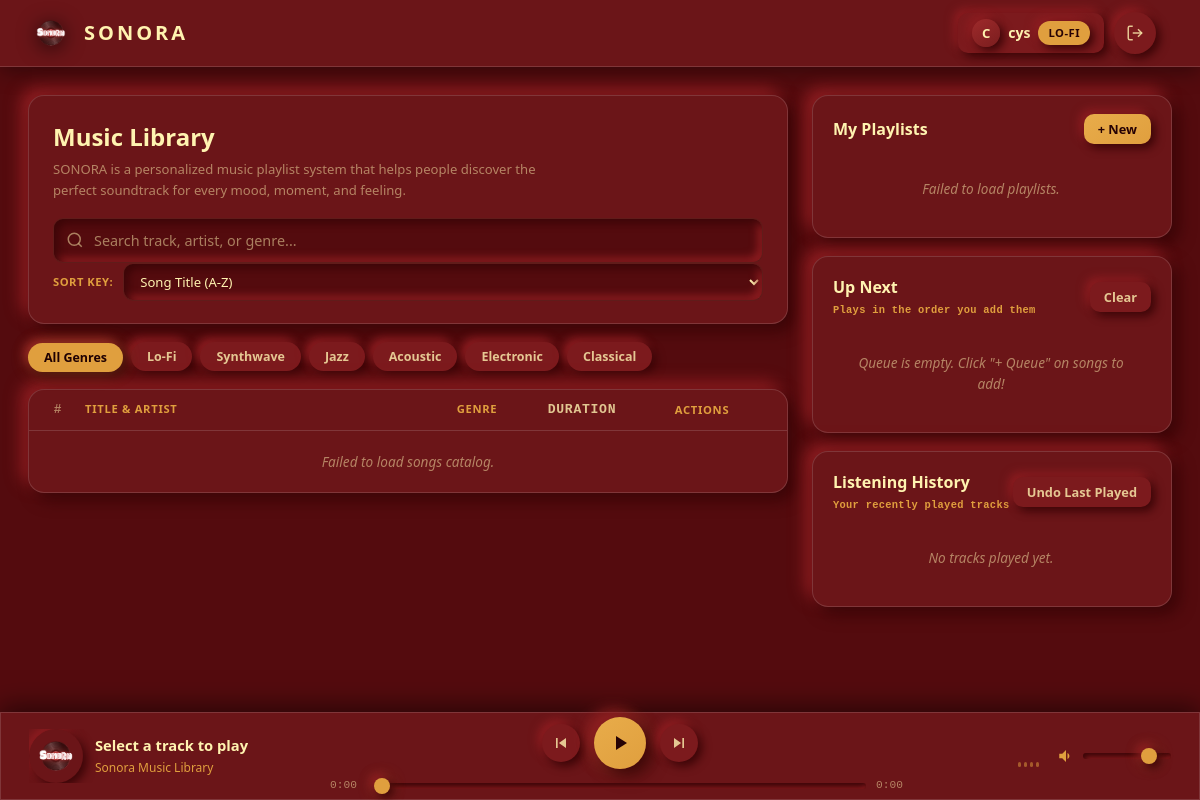
/dashboard (signed in), run on the app's committed database.
### tables this page shows
CREATE TABLE users (
            id INTEGER PRIMARY KEY AUTOINCREMENT,
            username TEXT UNIQUE NOT NULL,
            email TEXT UNIQUE NOT NULL,
            password_hash TEXT NOT NULL,
            role TEXT NOT NULL DEFAULT 'user',
            bio TEXT DEFAULT '',
            favorite_genre TEXT DEFAULT 'Lo-Fi',
            created_at TIMESTAMP DEFAULT CURRENT_TIMESTAMP
        );

### app.py (the view)
@app.route('/dashboard')
@login_required
def user_dashboard_page():
    user = database.get_user_by_id(session['user_id'])
    return render_template('user_dashboard.html', user=user)

### app.py (called while the page is built)
def login_required(f):
    @wraps(f)
    def decorated_function(*args, **kwargs):
        if 'user_id' not in session:
            return redirect(url_for('auth_page'))
        return f(*args, **kwargs)
    return decorated_function

### database.py (called while the page is built)
def get_db_connection() -> sqlite3.Connection:
    conn = sqlite3.connect(DB_PATH)
    conn.row_factory = sqlite3.Row
    conn.execute("PRAGMA foreign_keys = ON")
    return conn

def get_user_by_id(user_id: int) -> Optional[Dict[str, Any]]:
    conn = get_db_connection()
    user = conn.execute("SELECT id, username, email, role, bio, favorite_genre, created_at FROM users WHERE id = ?", (user_id,)).fetchone()
    conn.close()
    return dict(user) if user else None

### templates/user_dashboard.html (shortened to what this page needs)
<!DOCTYPE html>
<html lang="en">
<head>
  <link rel="stylesheet" href="{{ url_for('static', filename='css/neumorphism.css') }}">
  <link rel="stylesheet" href="{{ url_for('static', filename='css/user_dashboard.css') }}">
</head>
<body>
  <header class="app-navbar">
    <div class="nav-container">
      <div class="nav-brand" id="navLogoBtn" tabindex="0">
        <img src="{{ url_for('static', filename='images/sonora.png') }}" alt="Sonora Logo" class="nav-logo-img">
        <div class="brand-text">
          <span class="brand-name">SONORA</span>
        </div>
      </div>
      <div class="nav-user-actions">
        <a href="/settings" class="user-pill neu-btn" title="Edit Profile &amp; Settings">
          <span class="user-avatar-circle">{{ user.username[0]|upper }}</span>
          <span class="user-name">{{ user.username }}</span>
          <span class="neu-badge neu-badge-amber">{{ user.favorite_genre }}</span>
        </a>
        <a href="/logout" class="neu-btn neu-btn-icon" title="Sign Out">
          <svg viewBox="0 0 24 24" width="18" height="18" stroke="currentColor" fill="none" stroke-width="2">
            <path d="M9 21H5a2 2 0 0 1-2-2V5a2 2 0 0 1 2-2h4"/>
            <polyline points="16 17 21 12 16 7"/>
            <line x1="21" y1="12" x2="9" y2="12"/>
          </svg>
        </a>
      </div>
    </div>
  </header>
  <main class="main-dashboard container">
    <section class="catalog-section" id="catalogSection">
      <div class="dsa-control-panel neu-card">
        <div class="dsa-panel-header">
          <div class="header-left">
            <h2>Music Library</h2>
            <p class="subtitle">SONORA is a personalized music playlist system that helps people discover the<br>perfect soundtrack for every mood, moment, and feeling.</p>
          </div>
        </div>
        <div class="dsa-filters-grid">
          <div class="search-box">
            <div class="input-with-icon">
              <input type="text" id="searchInput" class="neu-input" placeholder="Search track, artist, or genre...">
            </div>
          </div>
          <div class="sort-box">
            <div class="filter-row">
              <label class="filter-label">Sort Key:</label>
              <select id="sortKeySelect" class="neu-select select-compact">
                <option value="title">Song Title (A-Z)</option>
              </select>
            </div>
          </div>
        </div>
      </div>
      <div class="genre-bar" id="genreBar">
        <button class="genre-pill neu-btn active" data-genre="all">All Genres</button>
        <button class="genre-pill neu-btn" data-genre="Lo-Fi">Lo-Fi</button>
        <button class="genre-pill neu-btn" data-genre="Synthwave">Synthwave</button>
        <button class="genre-pill neu-btn" data-genre="Jazz">Jazz</button>
        <button class="genre-pill neu-btn" data-genre="Acoustic">Acoustic</button>
        <button class="genre-pill neu-btn" data-genre="Electronic">Electronic</button>
        <button class="genre-pill neu-btn" data-genre="Classical">Classical</button>
      </div>
      <div class="songs-table-container neu-card">
        <div class="table-header-row">
          <span class="col-index">#</span>
          <span class="col-title">Title &amp; Artist</span>
          <span class="col-genre">Genre</span>
          <span class="col-duration">Duration</span>
          <span class="col-actions">Actions</span>
        </div>
        <div class="songs-list" id="songsListContainer">
        </div>
      </div>
    </section>
    <aside class="sidebar-section">
      <div class="sidebar-card neu-card">
        <div class="card-header-flex">
          <h3>My Playlists</h3>
          <button class="neu-btn neu-btn-amber btn-sm" id="btnOpenCreatePlaylistModal">+ New</button>
        </div>
        <div class="playlists-list" id="playlistsContainer">
        </div>
      </div>
      <div class="sidebar-card neu-card">
          <div class="card-header-flex">
            <div>
              <h3>Up Next</h3>
              <span class="card-sub-badge">Plays in the order you add them</span>
            </div>
            <button class="neu-btn btn-sm" id="btnClearQueue" title="Clear all queued songs">Clear</button>
          </div>
        <div class="queue-list" id="queueContainer">
          <div class="empty-note">Queue is empty. Click "+ Queue" on songs to add!</div>
        </div>
      </div>
      <div class="sidebar-card neu-card">
          <div class="card-header-flex">
            <div>
              <h3>Listening History</h3>
              <span class="card-sub-badge">Your recently played tracks</span>
            </div>
            <button class="neu-btn btn-sm" id="btnUndoStack" title="Undo / Remove last played track">Undo Last Played</button>
          </div>
        <div class="history-list" id="historyContainer">
          <div class="empty-note">No tracks played yet.</div>
        </div>
      </div>
    </aside>
  </main>
  <footer class="player-bar neu-card">
    <div class="player-container">
      <div class="player-song-info">
        <div class="player-cover-disc" id="playerCoverDisc">
          <img src="{{ url_for('static', filename='images/sonora.png') }}" alt="Sonora Disc" class="player-disc-img">
        </div>
        <div class="song-meta">
          <div class="song-meta-title" id="playerTitle">Select a track to play</div>
          <div class="song-meta-artist" id="playerArtist">Sonora Music Library</div>
        </div>
      </div>
      <div class="player-center">
        <div class="player-buttons">
          <button class="player-ctrl-btn neu-btn neu-btn-icon" id="btnPlayerPrev" title="Previous Song">
            <svg viewBox="0 0 24 24" width="20" height="20" fill="currentColor">
              <path d="M6 6h2v12H6zm3.5 6l8.5 6V6z"/>
            </svg>
          </button>
          <button class="player-play-btn neu-btn neu-btn-amber neu-btn-icon" id="btnPlayerPlay" title="Play / Pause">
            <svg id="playIconSvg" viewBox="0 0 24 24" width="24" height="24" fill="currentColor">
              <path d="M8 5v14l11-7z"/>
            </svg>
          </button>
          <button class="player-ctrl-btn neu-btn neu-btn-icon" id="btnPlayerNext" title="Next Song">
            <svg viewBox="0 0 24 24" width="20" height="20" fill="currentColor">
              <path d="M6 18l8.5-6L6 6v12zM16 6v12h2V6h-2z"/>
            </svg>
          </button>
        </div>
        <div class="player-scrubber-row">
          <span class="time-label" id="playerCurrentTime">0:00</span>
          <input type="range" class="neu-slider" id="playerProgress" min="0" max="100" value="0">
          <span class="time-label" id="playerTotalTime">0:00</span>
        </div>
      </div>
      <div class="player-right">
        <div class="sound-wave" id="soundWave">
          <span class="wave-bar"></span>
          <span class="wave-bar"></span>
          <span class="wave-bar"></span>
          <span class="wave-bar"></span>
        </div>
        <div class="volume-box">
          <svg viewBox="0 0 24 24" width="18" height="18" fill="currentColor">
            <path d="M3 9v6h4l5 5V4L7 9H3zm13.5 3c0-1.77-1.02-3.29-2.5-4.03v8.05c1.48-.73 2.5-2.25 2.5-4.02z"/>
          </svg>
          <input type="range" class="neu-slider volume-slider" id="playerVolume" min="0" max="100" value="80">
        </div>
      </div>
    </div>
  </footer>
</body>
</html>

### static/css/neumorphism.css (style rules this page uses)
:root { --bg: #540B0E; --surface: #6b1518; --surface-2: #7c1a1d; --surface-3: #8e2022; --burgundy: #540B0E; --rust: #9E2A2B; --amber: #E09F3E; --cream: #FFF3B0; --cream-70: rgba(255,243,176,.80); --cream-40: rgba(255,243,176,.50); --cream-15: rgba(255,255,255,.14); --shadow-dark: #3a0507; --shadow-light: #921e22; --neu-sm: 4px 4px 10px var(--shadow-dark), -4px -4px 10px var(--shadow-light); --neu-md: 7px 7px 16px var(--shadow-dark), -7px -7px 16px var(--shadow-light); --neu-lg: 11px 11px 24px var(--shadow-dark),-11px -11px 24px var(--shadow-light); --neu-in: inset 4px 4px 9px var(--shadow-dark), inset -4px -4px 9px var(--shadow-light); --neu-in-sm: inset 2px 2px 5px var(--shadow-dark), inset -2px -2px 5px var(--shadow-light); --amber-glow: 0 0 18px rgba(224,159,62,.28); --r-xs: 6px; --r-sm: 10px; --r-md: 16px; --r-lg: 22px; --r-xl: 30px; --r-full: 9999px; --font: 'Segoe UI', system-ui, -apple-system, sans-serif; --mono: 'Consolas', 'Fira Code', monospace; --t: all .22s cubic-bezier(.4,0,.2,1); --t-spring: transform .3s cubic-bezier(.34,1.56,.64,1); }
*, *::before, *::after { box-sizing: border-box; margin: 0; padding: 0; }
html { scroll-behavior: smooth; }
body { font-family: var(--font); background: var(--bg); color: var(--cream); min-height: 100vh; line-height: 1.55; -webkit-font-smoothing: antialiased; }
a { color: inherit; text-decoration: none; }
button { font-family: inherit; cursor: pointer; }
select option { background: var(--surface); color: var(--cream); }
.container { max-width: 1380px; margin: 0 auto; padding: 0 28px; }
.neu-card { background: var(--surface); border-radius: var(--r-md); box-shadow: var(--neu-md); border: 1px solid var(--cream-15); transition: var(--t); }
.neu-btn { display: inline-flex; align-items: center; justify-content: center; gap: 12px; background: var(--surface-2); color: var(--cream-70); border: none; border-radius: var(--r-sm); padding: 12px 24px; font-size: .9rem; font-weight: 600; box-shadow: var(--neu-sm); transition: var(--t); user-select: none; white-space: nowrap; }
.neu-btn:active, .neu-btn.active { box-shadow: var(--neu-in-sm); transform: translateY(1px); color: var(--amber); }
.neu-btn-amber { background: linear-gradient(145deg, #e8ac4a, var(--amber)); color: #260204; font-weight: 700; }
.neu-btn-icon { width: 42px; height: 42px; border-radius: var(--r-full); padding: 0; }
.btn-sm { padding: 6px 14px; font-size: .8rem; }
.neu-input, .neu-select, .neu-textarea { width: 100%; background: var(--bg); border: 1px solid rgba(255,243,176,.07); border-radius: var(--r-sm); padding: 12px 16px; color: var(--cream); font-family: inherit; font-size: .9rem; box-shadow: var(--neu-in); outline: none; transition: var(--t); resize: vertical; }
.neu-input::placeholder, .neu-textarea::placeholder { color: var(--cream-40); }
.neu-slider { -webkit-appearance: none; appearance: none; width: 100%; height: 6px; border-radius: var(--r-full); background: var(--bg); box-shadow: var(--neu-in-sm); outline: none; cursor: pointer; }
.neu-badge { display: inline-flex; align-items: center; padding: 3px 10px; border-radius: var(--r-full); font-size: .7rem; font-weight: 700; text-transform: uppercase; letter-spacing: .5px; white-space: nowrap; box-shadow: var(--neu-sm); }
.neu-badge-amber { background: var(--amber); color: #260204; }
.nav-container { max-width: 1380px; margin: 0 auto; padding: 0 28px; display: grid; grid-template-columns: auto 1fr auto; align-items: center; gap: 16px; }
.nav-brand { display: inline-flex; align-items: center; gap: 10px; cursor: pointer; outline: none; transition: var(--t-spring); }
.nav-logo-img { width: 46px; height: 46px; object-fit: contain; filter: drop-shadow(0 3px 10px rgba(0,0,0,.65)); transition: var(--t); flex-shrink: 0; }
.brand-text { display: inline-flex; flex-direction: column; line-height: 1.1; }
.brand-name { font-size: 1.25rem; font-weight: 900; letter-spacing: 3px; color: var(--cream); }
.loading-state, .empty-note { text-align: center; padding: 20px 12px; font-size: .85rem; color: var(--cream-40); font-style: italic; }

### data on the page
users: username "C", username "cys", favorite_genre "LO-FI"
